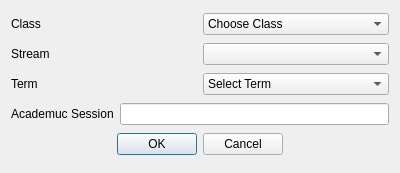
<?xml version="1.0" encoding="UTF-8"?>
<ui version="4.0">
 <class>GwConnectionDialog</class>
 <widget class="QDialog" name="GwConnectionDialog">
  <property name="geometry">
   <rect>
    <x>0</x>
    <y>0</y>
    <width>400</width>
    <height>173</height>
   </rect>
  </property>
  <property name="windowTitle">
   <string>Dialog</string>
  </property>
  <layout class="QVBoxLayout" name="verticalLayout">
   <item>
    <layout class="QHBoxLayout" name="horizontalLayout_3">
     <item>
      <widget class="QLabel" name="label">
       <property name="text">
        <string>Class</string>
       </property>
       <property name="buddy">
        <cstring>classComboBox</cstring>
       </property>
      </widget>
     </item>
     <item>
      <widget class="QComboBox" name="classComboBox">
       <item>
        <property name="text">
         <string>Choose Class</string>
        </property>
       </item>
       <item>
        <property name="text">
         <string>JSS 1</string>
        </property>
       </item>
       <item>
        <property name="text">
         <string>JSS 2</string>
        </property>
       </item>
       <item>
        <property name="text">
         <string>JSS 3</string>
        </property>
       </item>
       <item>
        <property name="text">
         <string>SS 1</string>
        </property>
       </item>
       <item>
        <property name="text">
         <string>SS 2</string>
        </property>
       </item>
       <item>
        <property name="text">
         <string>SS 3</string>
        </property>
       </item>
      </widget>
     </item>
    </layout>
   </item>
   <item>
    <layout class="QHBoxLayout" name="horizontalLayout_4">
     <item>
      <widget class="QLabel" name="label_4">
       <property name="text">
        <string>Stream</string>
       </property>
       <property name="buddy">
        <cstring>classStreamComboBox</cstring>
       </property>
      </widget>
     </item>
     <item>
      <widget class="QComboBox" name="classStreamComboBox"/>
     </item>
    </layout>
   </item>
   <item>
    <layout class="QHBoxLayout" name="horizontalLayout_2">
     <item>
      <widget class="QLabel" name="label_2">
       <property name="text">
        <string>Term</string>
       </property>
       <property name="buddy">
        <cstring>termComboBox</cstring>
       </property>
      </widget>
     </item>
     <item>
      <widget class="QComboBox" name="termComboBox">
       <item>
        <property name="text">
         <string>Select Term</string>
        </property>
       </item>
       <item>
        <property name="text">
         <string>1st</string>
        </property>
       </item>
       <item>
        <property name="text">
         <string>2nd</string>
        </property>
       </item>
       <item>
        <property name="text">
         <string>3rd</string>
        </property>
       </item>
      </widget>
     </item>
    </layout>
   </item>
   <item>
    <layout class="QHBoxLayout" name="horizontalLayout">
     <item>
      <widget class="QLabel" name="label_3">
       <property name="text">
        <string>Academuc Session</string>
       </property>
       <property name="buddy">
        <cstring>sessionLineEdit</cstring>
       </property>
      </widget>
     </item>
     <item>
      <widget class="QLineEdit" name="sessionLineEdit"/>
     </item>
    </layout>
   </item>
   <item>
    <widget class="QDialogButtonBox" name="buttonBox">
     <property name="orientation">
      <enum>Qt::Horizontal</enum>
     </property>
     <property name="standardButtons">
      <set>QDialogButtonBox::Cancel|QDialogButtonBox::Ok</set>
     </property>
     <property name="centerButtons">
      <bool>true</bool>
     </property>
    </widget>
   </item>
  </layout>
 </widget>
 <tabstops>
  <tabstop>classComboBox</tabstop>
  <tabstop>classStreamComboBox</tabstop>
  <tabstop>termComboBox</tabstop>
  <tabstop>sessionLineEdit</tabstop>
 </tabstops>
 <resources/>
 <connections>
  <connection>
   <sender>buttonBox</sender>
   <signal>accepted()</signal>
   <receiver>GwConnectionDialog</receiver>
   <slot>accept()</slot>
   <hints>
    <hint type="sourcelabel">
     <x>248</x>
     <y>254</y>
    </hint>
    <hint type="destinationlabel">
     <x>157</x>
     <y>274</y>
    </hint>
   </hints>
  </connection>
  <connection>
   <sender>buttonBox</sender>
   <signal>rejected()</signal>
   <receiver>GwConnectionDialog</receiver>
   <slot>reject()</slot>
   <hints>
    <hint type="sourcelabel">
     <x>316</x>
     <y>260</y>
    </hint>
    <hint type="destinationlabel">
     <x>286</x>
     <y>274</y>
    </hint>
   </hints>
  </connection>
 </connections>
</ui>
